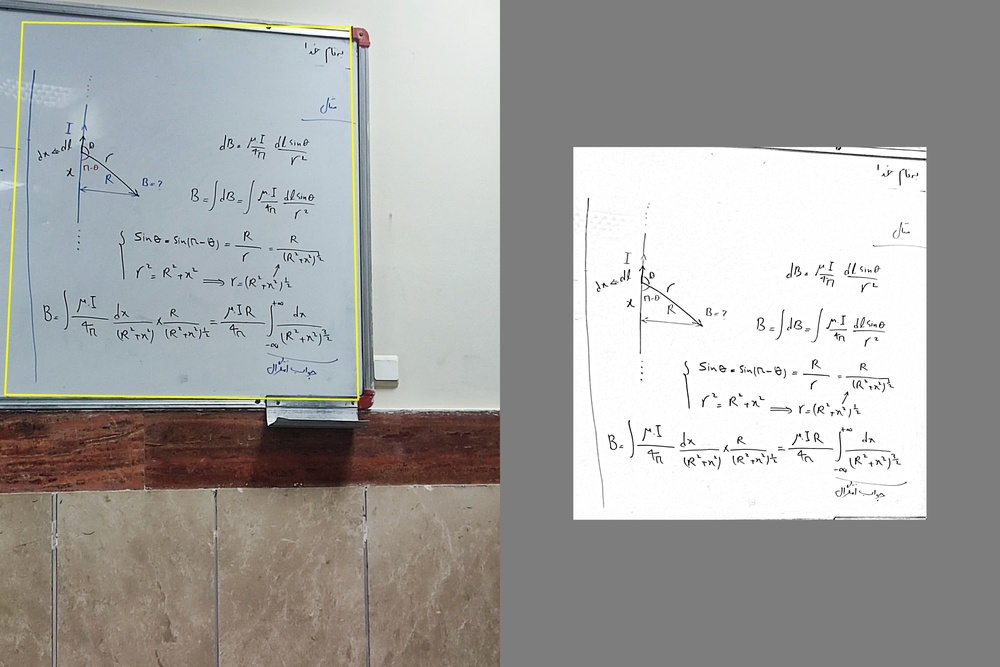
#> input picture Images/1704353164820_det.jpg, 1000 x 667 px, shrunk from 6000 x 4000 before the run
$ python -i Scanner.py   (imports and definitions only)
#> lines starting #> are read from the running program, lines starting #| are printed output that depends on the picture; after the words box and inside, x2 and y2 are one past the last pixel; in counts of white or black regions, pixels touching at a corner belong together
#> further down, picture is the input picture: shape (667, 1000, 3); mean B, G, R 162.8, 164.5, 164.9
import cv2
from numpy import ones, uint8
import numpy as np


class Scanner:
    def __init__(self):
        pass


    def Scan_Original(self, frame):
        self.Save_Scanned_Document(frame)


    def Scan_Black_Wite(self, frame):
        Gray = cv2.cvtColor(frame, cv2.COLOR_BGR2GRAY)
        Filter = cv2.bilateralFilter(Gray, 25, 50, 100)
        TH = cv2.adaptiveThreshold(Filter, 255, cv2.ADAPTIVE_THRESH_MEAN_C, cv2.THRESH_BINARY, 11, 9)
        DIL = cv2.dilate(TH, kernel = ones((2, 2), uint8), iterations = 1)
        ERO = cv2.erode(DIL, kernel = ones((2, 2), uint8), iterations = 1)

        self.Save_Scanned_Document(ERO)


    def Scan_Enhaced(self, frame):
        Gray = cv2.cvtColor(frame, cv2.COLOR_BGR2GRAY)
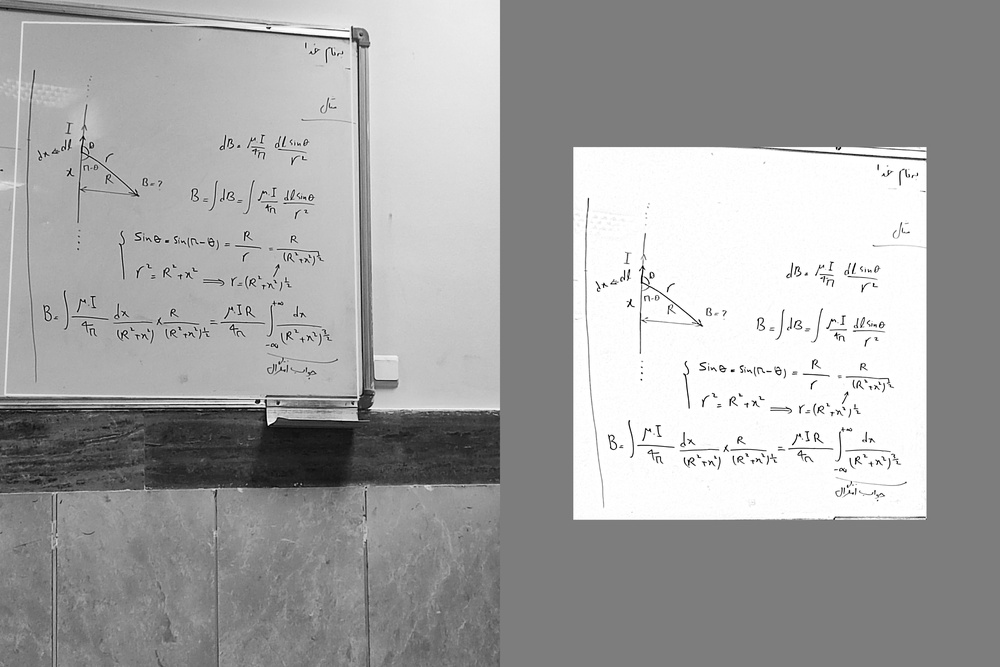
#> Gray: shape (667, 1000); min 0, max 255, mean 164.4
        Filter = cv2.bilateralFilter(Gray, 25, 50, 100)
        TH = cv2.adaptiveThreshold(Filter, 255, cv2.ADAPTIVE_THRESH_MEAN_C, cv2.THRESH_BINARY, 11, 9)
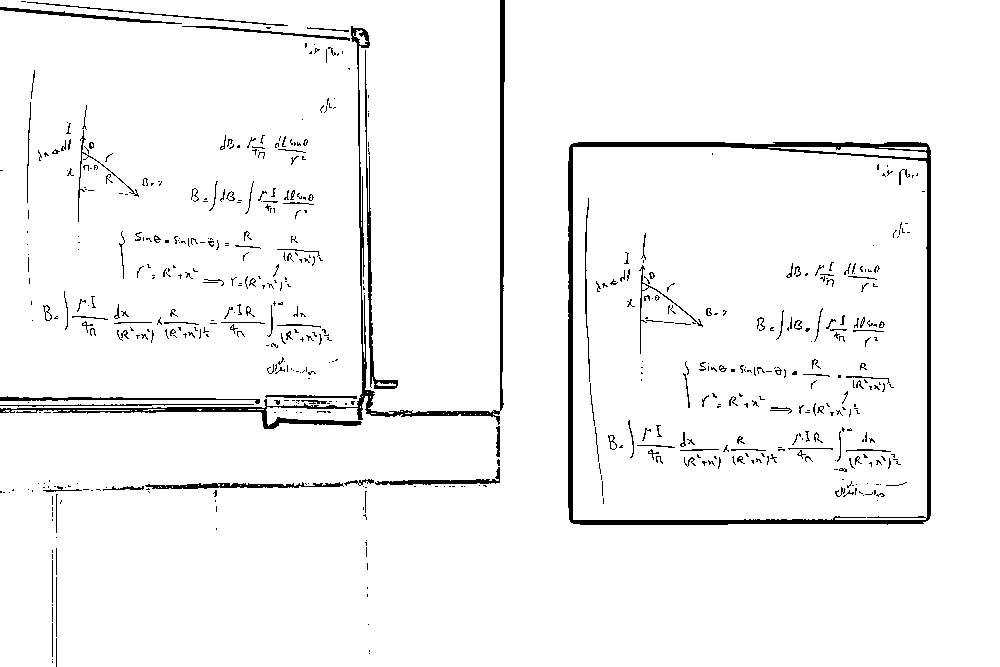
#> TH: shape (667, 1000); 96.1% white; 579 black regions (432 under 20 px), largest, box (x1, y1, x2, y2) and area: (568, 142, 931, 525) 7150, (0, 0, 505, 429) 5357, (365, 50, 398, 389) 1033
        DIL = cv2.dilate(TH, kernel = ones((2, 2), uint8), iterations = 1)
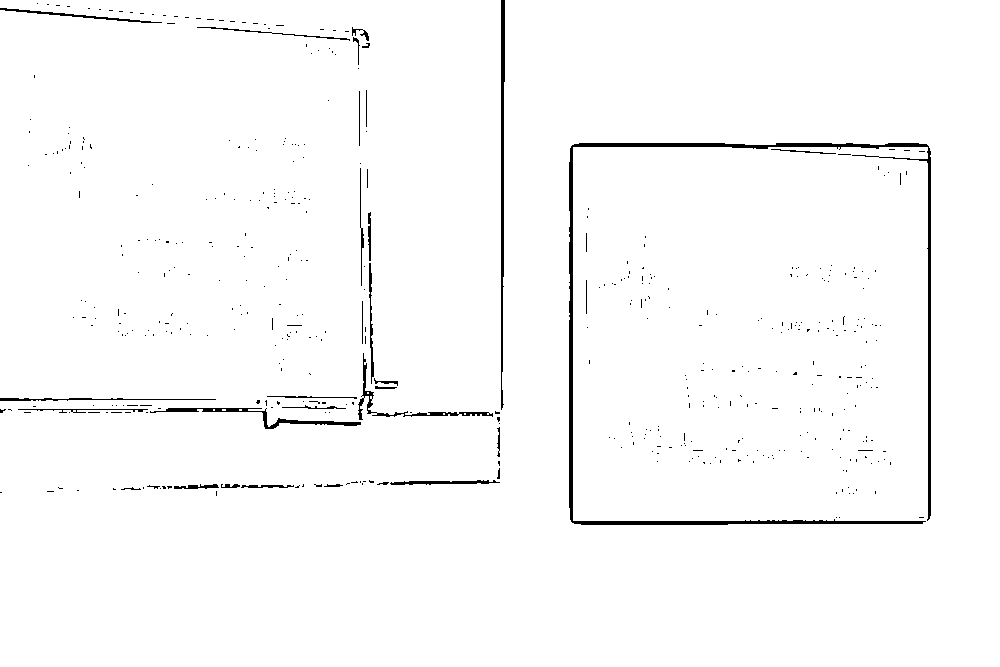
#> DIL: shape (667, 1000); 98.2% white; 489 black regions (456 under 20 px), largest, box (x1, y1, x2, y2) and area: (569, 143, 931, 525) 5194, (501, 0, 505, 410) 1161, (150, 408, 361, 429) 745
        ERO = cv2.erode(DIL, kernel = ones((2, 2), uint8), iterations = 1)
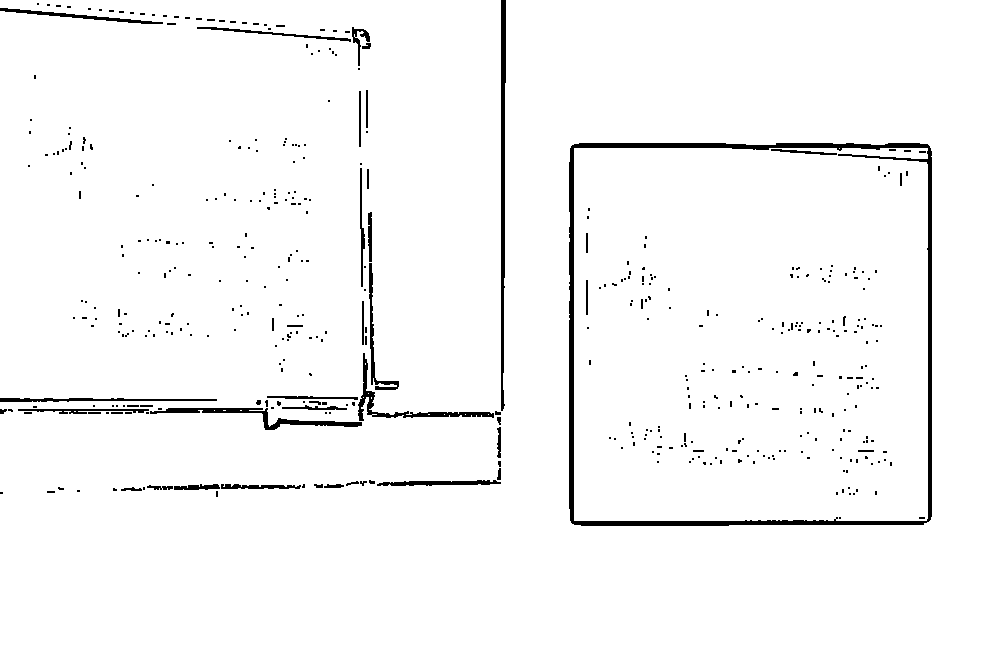
#> ERO: shape (667, 1000); 97.2% white; 463 black regions (414 under 20 px), largest, box (x1, y1, x2, y2) and area: (569, 143, 932, 526) 6820, (501, 0, 506, 411) 1579, (150, 408, 362, 430) 1031

        mask = cv2.merge((ERO, ERO, ERO))
        Enhaced = cv2.bitwise_or(frame, mask)
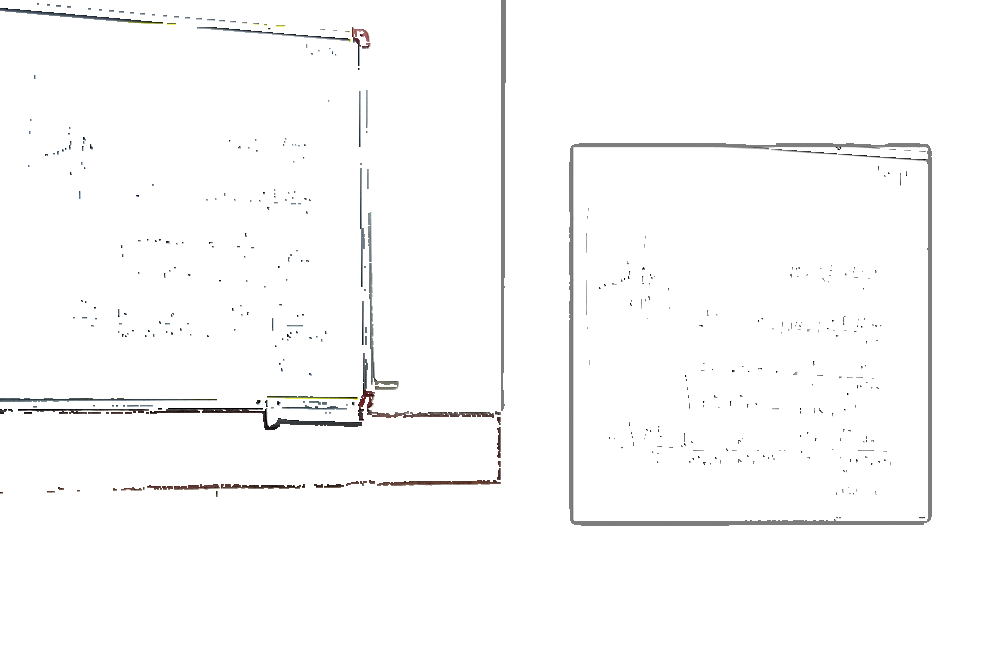
#> Enhaced: shape (667, 1000, 3); mean B, G, R 251.2, 251.2, 251.3

        self.Save_Scanned_Document(Enhaced)


    def Save_Scanned_Document(self, Document):
        cv2.imwrite("result.jpg", Document)

>>> import cv2
>>> picture = cv2.imread('../Images/1704353164820_det.jpg')
>>> result = Scanner().Scan_Enhaced(picture)
